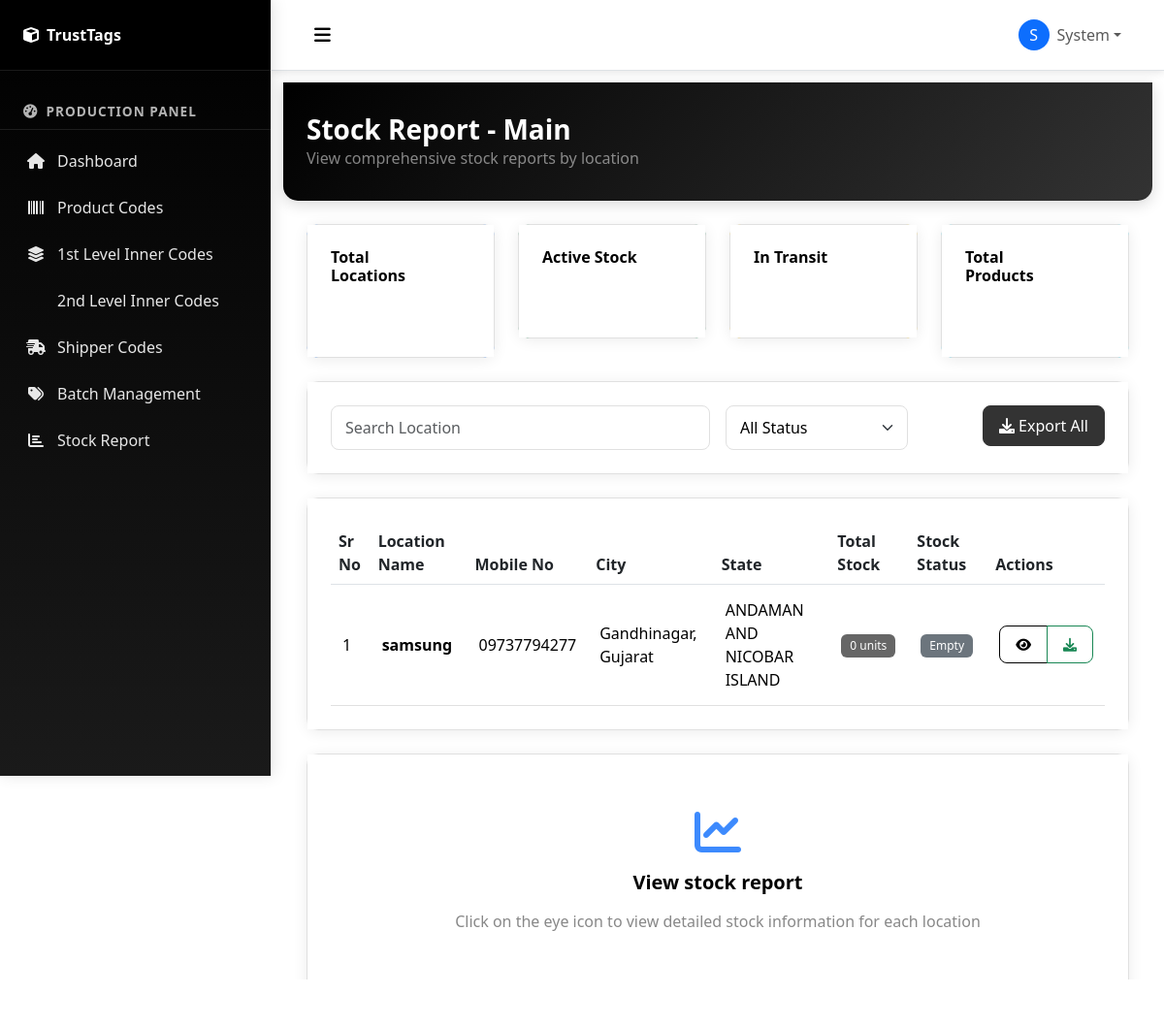
The page /stock-report (signed in) on the database its author committed.
### models.py (models this page shows, shortened)
class User(UserMixin, db.Model):
    __tablename__ = 'users'
    id = db.Column(db.Integer, primary_key=True)
    email = db.Column(db.String(120), unique=True, nullable=False)
    password_hash = db.Column(db.String(256), nullable=False)
    first_name = db.Column(db.String(100), nullable=True)
    last_name = db.Column(db.String(100), nullable=True)
    profile_image_url = db.Column(db.String, nullable=True)
    role = db.Column(db.String(20), default='user')  # user, admin
    factory_id = db.Column(db.String, nullable=True)
    is_active = db.Column(db.Boolean, default=True)
    created_at = db.Column(db.DateTime, default=datetime.now)
    updated_at = db.Column(db.DateTime, default=datetime.now, onupdate=datetime.now)

class Factory(db.Model):
    __tablename__ = 'factories'
    id = db.Column(db.String, primary_key=True)
    name = db.Column(db.String(200), nullable=False)
    mobile_no = db.Column(db.String(20), nullable=True)
    city = db.Column(db.String(100), nullable=True)
    state = db.Column(db.String(100), nullable=True)
    created_at = db.Column(db.DateTime, default=datetime.now)

### routes.py (the view)
@app.route('/stock-report')
@require_login
def stock_report():
    page = request.args.get('page', 1, type=int)
    factories = Factory.query.order_by(Factory.name).paginate(
        page=page, per_page=10, error_out=False)
    for factory in factories.items:
        total_stock = db.session.query(db.func.sum(Stock.units)).filter_by(factory_id=factory.id).scalar() or 0
        factory.total_stock = total_stock
    total_stock = db.session.query(db.func.sum(Stock.units)).filter_by(bin_status='OK').scalar() or 0
    transit_stock = db.session.query(db.func.sum(Stock.units)).filter_by(bin_status='intransit').scalar() or 0
    total_products = Product.query.count()
    return render_template('stock_report.html',
                         factories=factories,
                         total_stock=total_stock,
                         transit_stock=transit_stock,
                         total_products=total_products)

### templates/stock_report.html (shortened to what this page needs)
{% extends "base.html" %}
{% block content %}
<div class="container-fluid">
    <div class="page-header mb-4">
        <div class="row align-items-center">
            <div class="col">
                <h1 class="h3 text-white mb-0">Stock Report - Main</h1>
                <p class="text-white-50 mb-0">View comprehensive stock reports by location</p>
            </div>
        </div>
    </div>
    <div class="row mb-4">
        <div class="col-md-3">
            <div class="card bg-primary text-white">
                <div class="card-body">
                    <div class="d-flex justify-content-between">
                        <div>
                            <h6 class="card-title">Total Locations</h6>
                            <h3>{{ factories.total }}</h3>
                        </div>
                        <div class="align-self-center">
                            <i class="fas fa-building fa-2x"></i>
                        </div>
                    </div>
                </div>
            </div>
        </div>
        <div class="col-md-3">
            <div class="card bg-success text-white">
                <div class="card-body">
                    <div class="d-flex justify-content-between">
                        <div>
                            <h6 class="card-title">Active Stock</h6>
                            <h3>{{ total_stock or 0 }}</h3>
                        </div>
                        <div class="align-self-center">
                            <i class="fas fa-boxes fa-2x"></i>
                        </div>
                    </div>
                </div>
            </div>
        </div>
        <div class="col-md-3">
            <div class="card bg-warning text-white">
                <div class="card-body">
                    <div class="d-flex justify-content-between">
                        <div>
                            <h6 class="card-title">In Transit</h6>
                            <h3>{{ transit_stock or 0 }}</h3>
                        </div>
                        <div class="align-self-center">
                            <i class="fas fa-truck fa-2x"></i>
                        </div>
                    </div>
                </div>
            </div>
        </div>
        <div class="col-md-3">
            <div class="card bg-info text-white">
                <div class="card-body">
                    <div class="d-flex justify-content-between">
                        <div>
                            <h6 class="card-title">Total Products</h6>
                            <h3>{{ total_products or 0 }}</h3>
                        </div>
                        <div class="align-self-center">
                            <i class="fas fa-cube fa-2x"></i>
                        </div>
                    </div>
                </div>
            </div>
        </div>
    </div>
    <div class="card mb-4">
        <div class="card-body">
            <div class="row g-3">
                <div class="col-md-6">
                    <input type="text" class="form-control" placeholder="Search Location" id="searchInput">
                </div>
                <div class="col-md-3">
                    <select class="form-select" id="statusFilter">
                        <option value="">All Status</option>
                    </select>
                </div>
                <div class="col-md-3 text-end">
                    <button class="btn btn-success" onclick="exportAllStock()">
                        <i class="fas fa-download me-1"></i>Export All
                    </button>
                </div>
            </div>
        </div>
    </div>
    <div class="card">
        <div class="card-body">
            {% if factories.items %}
            <div class="table-responsive">
                <table class="table table-hover" id="stockReportTable">
                    <thead class="table-purple">
                        <tr>
                            <th>Sr No</th>
                            <th>Location Name</th>
                            <th>Mobile No</th>
                            <th>City</th>
                            <th>State</th>
                            <th>Total Stock</th>
                            <th>Stock Status</th>
                            <th>Actions</th>
                        </tr>
                    </thead>
                    <tbody>
                        {% for factory in factories.items %}
                        <tr>
                            <td>{{ loop.index + (factories.page - 1) * factories.per_page }}</td>
                            <td><strong>{{ factory.name }}</strong></td>
                            <td>{{ factory.mobile_no or '-' }}</td>
                            <td>{{ factory.city or '-' }}</td>
                            <td>{{ factory.state or '-' }}</td>
                            <td>
                                <span class="badge bg-info">
                                    {{ factory.total_stock or 0 }} units
                                </span>
                            </td>
                            <td>
                                {% if factory.total_stock > 0 %}
                                    <span class="badge bg-success">Active</span>
                                {% else %}
                                    <span class="badge bg-secondary">Empty</span>
                                {% endif %}
                            </td>
                            <td>
                                <div class="btn-group" role="group">
                                    <a href="{{ url_for('stock_detail', factory_id=factory.id) }}"
                                       class="btn btn-outline-primary btn-sm"
                                       title="View stock details">
                                        <i class="fas fa-eye"></i>
                                    </a>
                                    <button class="btn btn-outline-success btn-sm"
                                            onclick="exportFactoryStock('{{ factory.id }}')"
                                            title="Export factory stock">
                                        <i class="fas fa-download"></i>
                                    </button>
                                </div>
                            </td>
                        </tr>
                        {% endfor %}
                    </tbody>
                </table>
            </div>
            {% endif %}
        </div>
    </div>
    <div class="row mt-4">
        <div class="col-12">
            <div class="card">
                <div class="card-body text-center py-4">
                    <div class="info-section">
                        <i class="fas fa-chart-line fa-3x text-primary mb-3"></i>
                        <h5>View stock report</h5>
                        <p class="text-muted">Click on the eye icon to view detailed stock information for each location</p>
                    </div>
                </div>
            </div>
        </div>
    </div>
</div>
{% endblock %}

### templates/base.html (shortened to what this page needs)
<!DOCTYPE html>
<html lang="en">
<head>
    <link href="https://cdn.jsdelivr.net/npm/bootstrap@5.3.0/dist/css/bootstrap.min.css" rel="stylesheet">
    <link rel="stylesheet" href="https://cdnjs.cloudflare.com/ajax/libs/font-awesome/6.0.0/css/all.min.css">
    <link rel="stylesheet" href="https://cdn.datatables.net/1.13.4/css/dataTables.bootstrap5.min.css">
    <link rel="stylesheet" href="{{ url_for('static', filename='css/style.css') }}">
</head>
<body>
    <div class="wrapper">
        {% if current_user.is_authenticated %}
        <nav class="sidebar" id="sidebar">
            <div class="sidebar-header">
                <div class="d-flex align-items-center">
                    <i class="fas fa-cube text-white me-2"></i>
                    <span class="text-white fw-bold">TrustTags</span>
                </div>
            </div>
            <ul class="sidebar-menu">
                <li class="sidebar-section">
                    <i class="fas fa-tachometer-alt"></i>
                    <span>Production Panel</span>
                </li>
                <li class="menu-item">
                    <a href="{{ url_for('dashboard') }}">
                        <i class="fas fa-home"></i>
                        <span>Dashboard</span>
                    </a>
                </li>
                <li class="menu-item">
                    <a href="{{ url_for('product_codes') }}">
                        <i class="fas fa-barcode"></i>
                        <span>Product Codes</span>
                    </a>
                </li>
                <li class="menu-item">
                    <a href="{{ url_for('first_level_codes') }}">
                        <i class="fas fa-layer-group"></i>
                        <span>1st Level Inner Codes</span>
                    </a>
                </li>
                <li class="menu-item">
                    <a href="{{ url_for('second_level_codes') }}">
                        <span>2nd Level Inner Codes</span>
                    </a>
                </li>
                <li class="menu-item">
                    <a href="{{ url_for('shipper_codes') }}">
                        <i class="fas fa-shipping-fast"></i>
                        <span>Shipper Codes</span>
                    </a>
                </li>
                <li class="menu-item">
                    <a href="{{ url_for('batch_management') }}">
                        <i class="fas fa-tags"></i>
                        <span>Batch Management</span>
                    </a>
                </li>
                <li class="menu-item">
                    <a href="{{ url_for('stock_report') }}">
                        <i class="fas fa-chart-bar"></i>
                        <span>Stock Report</span>
                    </a>
                </li>
            </ul>
        </nav>
        {% endif %}
        <div class="main-content" id="main-content">
            {% if current_user.is_authenticated %}
            <nav class="navbar navbar-expand-lg navbar-light bg-white border-bottom">
                <div class="container-fluid">
                    <button class="btn btn-link" id="sidebarToggle">
                        <i class="fas fa-bars"></i>
                    </button>
                    <div class="navbar-nav ms-auto">
                        <div class="nav-item dropdown">
                            <a class="nav-link dropdown-toggle d-flex align-items-center" href="#" role="button" data-bs-toggle="dropdown">
                                {% if current_user.profile_image_url %}
                                <img src="{{ current_user.profile_image_url }}" alt="Profile" class="rounded-circle me-2" width="32" height="32" style="object-fit: cover;">
                                {% else %}
                                <div class="rounded-circle bg-primary text-white d-flex align-items-center justify-content-center me-2" style="width: 32px; height: 32px;">
                                    {{ (current_user.first_name or current_user.email)[0].upper() }}
                                </div>
                                {% endif %}
                                <span>{{ current_user.first_name or current_user.email }}</span>
                            </a>
                        </div>
                    </div>
                </div>
            </nav>
            {% endif %}
            <div class="content-wrapper">
                {% block content %}{% endblock %}
            </div>
        </div>
    </div>
</body>
</html>

### rows shown on the page
User: first_name "S", first_name "System"
Factory: name "samsung", mobile_no "09737794277", city "Gandhinagar, Gujarat", state "ANDAMAN AND NICOBAR ISLAND", total_stock "0"
